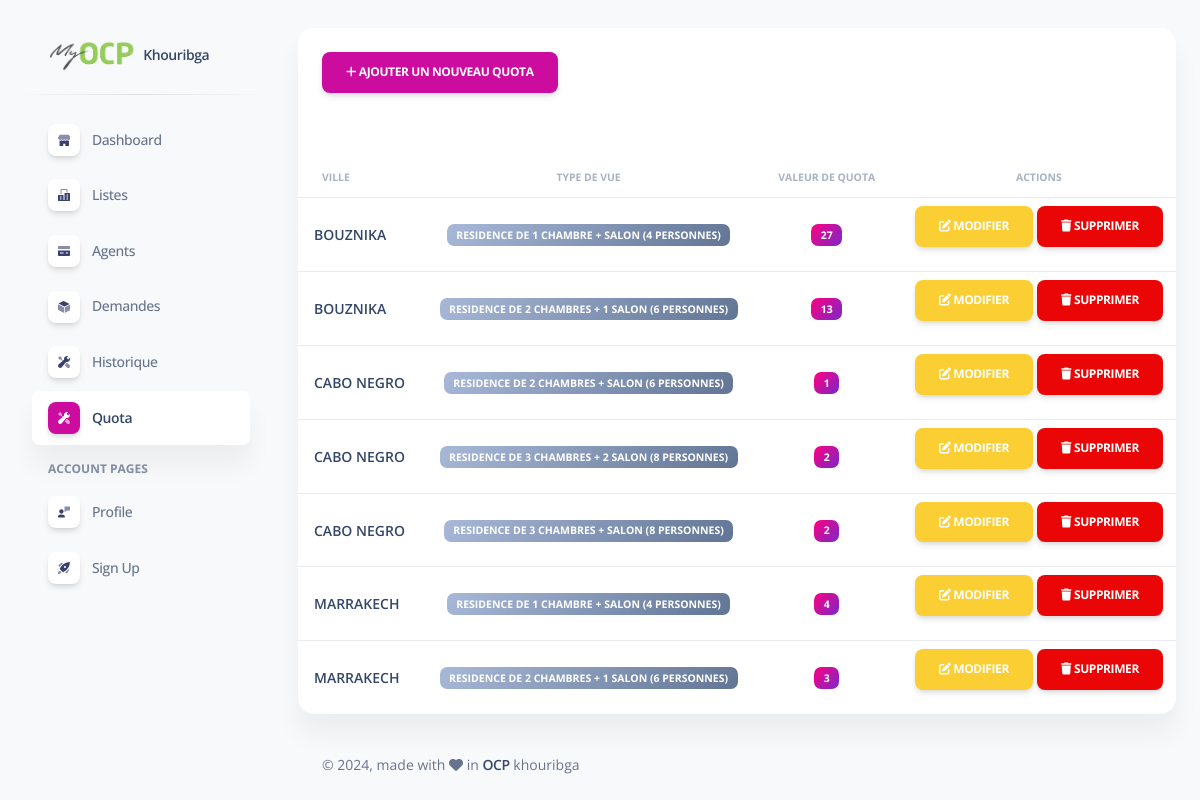
Before: /quota/ with the older database file.
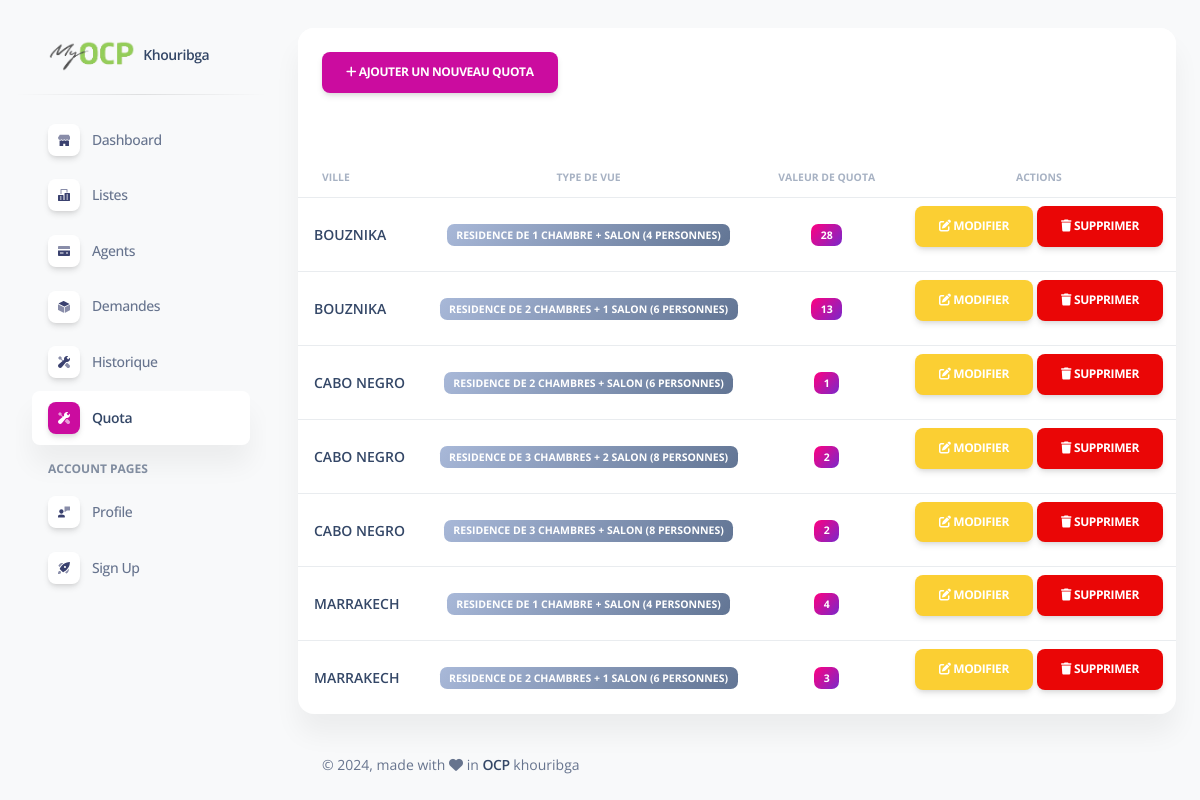
After: the same page with the newer database file.
### listings/models.py (models this page shows)
class Quota(models.Model):
    ville = models.CharField(max_length=100)
    type_de_vue = models.CharField(max_length=100)
    quota_value = models.IntegerField()
    class Meta:
        unique_together = ('ville', 'type_de_vue')  # Ensure unique combinations of ville and type_de_vue
        ordering = ['ville', 'type_de_vue']

### listings/views.py (the view)
# urls.py: path('quota/',views.quota, name='quota'),
def quota(request):
    quotas = Quota.objects.all()
    return render(request, 'listings/quota.html',{'quotas': quotas})

### listings/templates/listings/quota.html (shortened to what the changed rows need)
{% load static %}
<!DOCTYPE html>
<html lang="en">
<head>
  <link href="{% static 'listings/assets/css/nucleo-icons.css' %}" rel="stylesheet" />
  <link href="https://maxcdn.bootstrapcdn.com/bootstrap/5.3.0/css/bootstrap.min.css" rel="stylesheet">
  <link href="{% static 'listings/assets/css/nucleo-svg.css' %}" rel="stylesheet" />
  <link href="{% static 'listings/assets/css/nucleo-svg.css' %}" rel="stylesheet" />
  <link id="pagestyle" href="{% static 'listings/assets/css/soft-ui-dashboard.css' %}"  rel="stylesheet" />
</head>
<body class="g-sidenav-show  bg-gray-100">
  <main class="main-content position-relative max-height-vh-100 h-100 mt-1 border-radius-lg ">
    <div class="container-fluid py-4">
      <div class="row">
        <div class="col-12">
          <div class="card mb-4">
                <div class="table-section mt-5">
                    <div class="table-container">
                        <table class="table align-items-center mb-0">
                            <thead>
                                <tr>
                                    <th class="text-uppercase text-secondary text-xxs font-weight-bolder opacity-7">Ville</th>
                                    <th class="text-center text-uppercase text-secondary text-xxs font-weight-bolder opacity-7">Type de vue</th>
                                    <th class="text-center text-uppercase text-secondary text-xxs font-weight-bolder opacity-7">Valeur de Quota</th>
                                    <th class="text-center text-uppercase text-secondary text-xxs font-weight-bolder opacity-7">Actions</th>
                                </tr>
                            </thead>
                            <tbody>
                                {% for quota in quotas %}
                                <tr>
                                    <td class="align-middle">
                                        <div class="d-flex px-2 py-1">
                                            <div class="d-flex flex-column justify-content-center">
                                                <h6 class="mb-0 text-sm">{{ quota.ville }}</h6>
                                            </div>
                                        </div>
                                    </td>
                                    <td class="align-middle text-center text-sm">
                                        <span class="badge badge-sm bg-gradient-secondary">{{ quota.type_de_vue }}</span>
                                    </td>
                                    <td class="align-middle text-center text-sm">
                                        <span class="badge badge-sm bg-gradient-primary">{{ quota.quota_value }}</span>
                                    </td>
                                    <td class="align-middle text-center">
                                        <button type="button" class="btn btn-warning text-white" data-bs-toggle="modal" data-bs-target="#editModal" data-ville="{{ quota.ville }}" data-type-de-vue="{{ quota.type_de_vue }}" data-quota-value="{{ quota.quota_value }}">
                                            <i class="fas fa-edit"></i> Modifier
                                        </button>
                                        <button type="button" class="btn btn-danger text-white" data-bs-toggle="modal" data-bs-target="#deleteModal" data-ville="{{ quota.ville }}" data-type-de-vue="{{ quota.type_de_vue }}">
                                            <i class="fas fa-trash"></i> Supprimer
                                        </button>
                                    </td>
                                </tr>
                                {% endfor %}
                            </tbody>
                        </table>
                    </div>
                </div>
             </div>
        </div>
      </div>
    </div>
  </main>
</body>
</html>

Changed rows visible on the page:
changed Quota (number 1 of 7 on the later page): quota_value "27" → "28"
